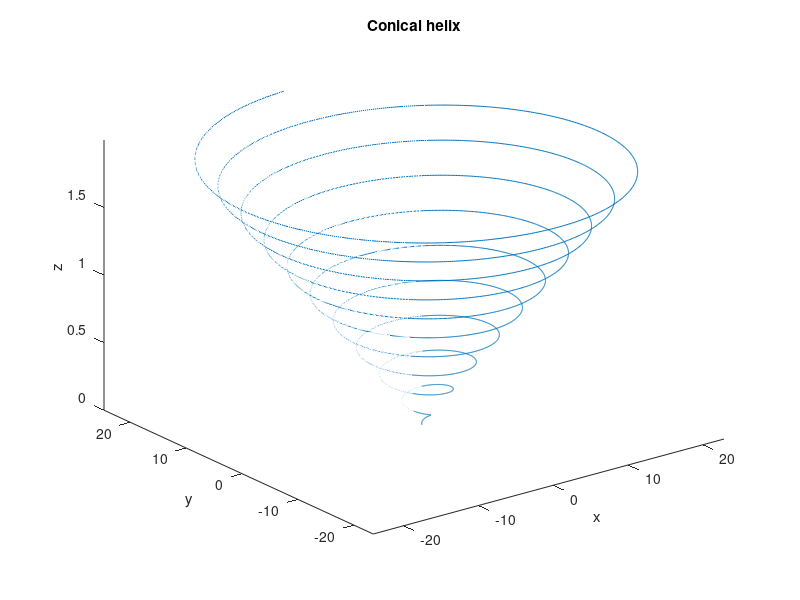

This figure's MATLAB source:
% close any open figures
 close all;
 % create the helix data to plot
 varv=10;
 a = 0.05;
 c = 5.0;
 t = 0:0.01:varv*2*pi;
 x = (a*t/2*pi*c).*sin(t);
 y = (a*t/2*pi*c).*cos(t);
 z = t/(2*pi*c);
 % create a figure
 figure(3);
  % create the graphics object
 h = plot3(NaN,NaN,NaN);
 % label the axes
 xlabel('x');
 ylabel('y'); 
 zlabel('z');
 title('Conical helix');
  % set limits
 xlim([min(x) max(x)]);
 ylim([min(y) max(y)]);
 zlim([min(z) max(z)]);
 % plot the data
 for k=1:length(x)
    set(h,'XData',x(1:k),'YData',y(1:k),'ZData',z(1:k));
    pause(0.001);
 end